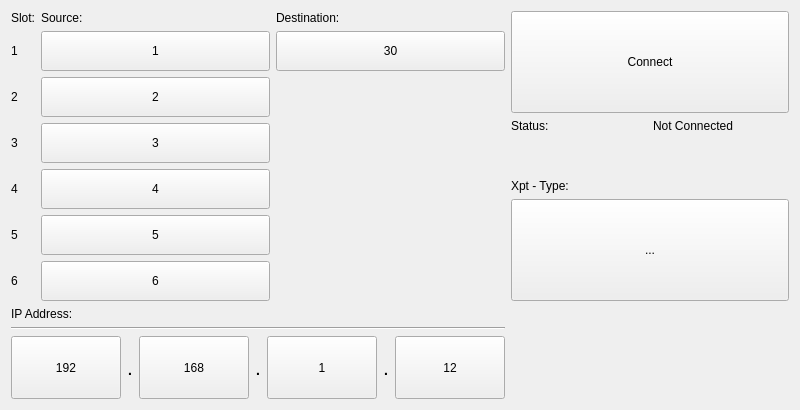
<?xml version="1.0" encoding="UTF-8"?>
<ui version="4.0">
 <class>XptControl</class>
 <widget class="QWidget" name="XptControl">
  <property name="geometry">
   <rect>
    <x>0</x>
    <y>0</y>
    <width>800</width>
    <height>410</height>
   </rect>
  </property>
  <property name="cursor">
   <cursorShape>BlankCursor</cursorShape>
  </property>
  <property name="windowTitle">
   <string>Form</string>
  </property>
  <layout class="QGridLayout" name="gridLayout_4">
   <item row="0" column="0">
    <layout class="QGridLayout" name="gridLayout_2">
     <item row="0" column="0">
      <widget class="QLabel" name="lSlot">
       <property name="sizePolicy">
        <sizepolicy hsizetype="Preferred" vsizetype="Fixed">
         <horstretch>0</horstretch>
         <verstretch>0</verstretch>
        </sizepolicy>
       </property>
       <property name="cursor">
        <cursorShape>BlankCursor</cursorShape>
       </property>
       <property name="text">
        <string>Slot:</string>
       </property>
      </widget>
     </item>
     <item row="0" column="1">
      <widget class="QLabel" name="lSource">
       <property name="sizePolicy">
        <sizepolicy hsizetype="Preferred" vsizetype="Fixed">
         <horstretch>0</horstretch>
         <verstretch>0</verstretch>
        </sizepolicy>
       </property>
       <property name="cursor">
        <cursorShape>BlankCursor</cursorShape>
       </property>
       <property name="text">
        <string>Source:</string>
       </property>
      </widget>
     </item>
     <item row="0" column="2">
      <widget class="QLabel" name="lDestination">
       <property name="sizePolicy">
        <sizepolicy hsizetype="Preferred" vsizetype="Fixed">
         <horstretch>0</horstretch>
         <verstretch>0</verstretch>
        </sizepolicy>
       </property>
       <property name="cursor">
        <cursorShape>BlankCursor</cursorShape>
       </property>
       <property name="text">
        <string>Destination:</string>
       </property>
      </widget>
     </item>
     <item row="1" column="0">
      <widget class="QLabel" name="lSlot1">
       <property name="sizePolicy">
        <sizepolicy hsizetype="Fixed" vsizetype="Fixed">
         <horstretch>0</horstretch>
         <verstretch>0</verstretch>
        </sizepolicy>
       </property>
       <property name="cursor">
        <cursorShape>BlankCursor</cursorShape>
       </property>
       <property name="text">
        <string>1</string>
       </property>
      </widget>
     </item>
     <item row="1" column="1">
      <widget class="QPushButton" name="btSource1">
       <property name="sizePolicy">
        <sizepolicy hsizetype="Minimum" vsizetype="Preferred">
         <horstretch>0</horstretch>
         <verstretch>0</verstretch>
        </sizepolicy>
       </property>
       <property name="minimumSize">
        <size>
         <width>110</width>
         <height>40</height>
        </size>
       </property>
       <property name="cursor">
        <cursorShape>BlankCursor</cursorShape>
       </property>
       <property name="focusPolicy">
        <enum>Qt::NoFocus</enum>
       </property>
       <property name="text">
        <string>1</string>
       </property>
       <property name="checkable">
        <bool>true</bool>
       </property>
       <property name="autoExclusive">
        <bool>true</bool>
       </property>
      </widget>
     </item>
     <item row="1" column="2">
      <widget class="QPushButton" name="btDestination">
       <property name="sizePolicy">
        <sizepolicy hsizetype="Minimum" vsizetype="Preferred">
         <horstretch>0</horstretch>
         <verstretch>0</verstretch>
        </sizepolicy>
       </property>
       <property name="minimumSize">
        <size>
         <width>110</width>
         <height>40</height>
        </size>
       </property>
       <property name="cursor">
        <cursorShape>BlankCursor</cursorShape>
       </property>
       <property name="focusPolicy">
        <enum>Qt::NoFocus</enum>
       </property>
       <property name="text">
        <string>30</string>
       </property>
       <property name="checkable">
        <bool>true</bool>
       </property>
       <property name="autoExclusive">
        <bool>true</bool>
       </property>
      </widget>
     </item>
     <item row="2" column="0">
      <widget class="QLabel" name="lSlot2">
       <property name="sizePolicy">
        <sizepolicy hsizetype="Fixed" vsizetype="Fixed">
         <horstretch>0</horstretch>
         <verstretch>0</verstretch>
        </sizepolicy>
       </property>
       <property name="cursor">
        <cursorShape>BlankCursor</cursorShape>
       </property>
       <property name="text">
        <string>2</string>
       </property>
      </widget>
     </item>
     <item row="3" column="0">
      <widget class="QLabel" name="lSlot3">
       <property name="sizePolicy">
        <sizepolicy hsizetype="Fixed" vsizetype="Fixed">
         <horstretch>0</horstretch>
         <verstretch>0</verstretch>
        </sizepolicy>
       </property>
       <property name="cursor">
        <cursorShape>BlankCursor</cursorShape>
       </property>
       <property name="text">
        <string>3</string>
       </property>
      </widget>
     </item>
     <item row="4" column="0">
      <widget class="QLabel" name="lSlot4">
       <property name="sizePolicy">
        <sizepolicy hsizetype="Fixed" vsizetype="Fixed">
         <horstretch>0</horstretch>
         <verstretch>0</verstretch>
        </sizepolicy>
       </property>
       <property name="cursor">
        <cursorShape>BlankCursor</cursorShape>
       </property>
       <property name="text">
        <string>4</string>
       </property>
      </widget>
     </item>
     <item row="5" column="0">
      <widget class="QLabel" name="lSlot5">
       <property name="sizePolicy">
        <sizepolicy hsizetype="Fixed" vsizetype="Fixed">
         <horstretch>0</horstretch>
         <verstretch>0</verstretch>
        </sizepolicy>
       </property>
       <property name="cursor">
        <cursorShape>BlankCursor</cursorShape>
       </property>
       <property name="text">
        <string>5</string>
       </property>
      </widget>
     </item>
     <item row="6" column="0">
      <widget class="QLabel" name="lSlot6">
       <property name="sizePolicy">
        <sizepolicy hsizetype="Fixed" vsizetype="Fixed">
         <horstretch>0</horstretch>
         <verstretch>0</verstretch>
        </sizepolicy>
       </property>
       <property name="cursor">
        <cursorShape>BlankCursor</cursorShape>
       </property>
       <property name="text">
        <string>6</string>
       </property>
      </widget>
     </item>
     <item row="2" column="1">
      <widget class="QPushButton" name="btSource2">
       <property name="sizePolicy">
        <sizepolicy hsizetype="Minimum" vsizetype="Preferred">
         <horstretch>0</horstretch>
         <verstretch>0</verstretch>
        </sizepolicy>
       </property>
       <property name="minimumSize">
        <size>
         <width>110</width>
         <height>40</height>
        </size>
       </property>
       <property name="cursor">
        <cursorShape>BlankCursor</cursorShape>
       </property>
       <property name="focusPolicy">
        <enum>Qt::NoFocus</enum>
       </property>
       <property name="text">
        <string>2</string>
       </property>
       <property name="checkable">
        <bool>true</bool>
       </property>
       <property name="autoExclusive">
        <bool>true</bool>
       </property>
      </widget>
     </item>
     <item row="3" column="1">
      <widget class="QPushButton" name="btSource3">
       <property name="sizePolicy">
        <sizepolicy hsizetype="Minimum" vsizetype="Preferred">
         <horstretch>0</horstretch>
         <verstretch>0</verstretch>
        </sizepolicy>
       </property>
       <property name="minimumSize">
        <size>
         <width>110</width>
         <height>40</height>
        </size>
       </property>
       <property name="cursor">
        <cursorShape>BlankCursor</cursorShape>
       </property>
       <property name="focusPolicy">
        <enum>Qt::NoFocus</enum>
       </property>
       <property name="text">
        <string>3</string>
       </property>
       <property name="checkable">
        <bool>true</bool>
       </property>
       <property name="autoExclusive">
        <bool>true</bool>
       </property>
      </widget>
     </item>
     <item row="4" column="1">
      <widget class="QPushButton" name="btSource4">
       <property name="sizePolicy">
        <sizepolicy hsizetype="Minimum" vsizetype="Preferred">
         <horstretch>0</horstretch>
         <verstretch>0</verstretch>
        </sizepolicy>
       </property>
       <property name="minimumSize">
        <size>
         <width>110</width>
         <height>40</height>
        </size>
       </property>
       <property name="cursor">
        <cursorShape>BlankCursor</cursorShape>
       </property>
       <property name="focusPolicy">
        <enum>Qt::NoFocus</enum>
       </property>
       <property name="text">
        <string>4</string>
       </property>
       <property name="checkable">
        <bool>true</bool>
       </property>
       <property name="autoExclusive">
        <bool>true</bool>
       </property>
      </widget>
     </item>
     <item row="5" column="1">
      <widget class="QPushButton" name="btSource5">
       <property name="sizePolicy">
        <sizepolicy hsizetype="Minimum" vsizetype="Preferred">
         <horstretch>0</horstretch>
         <verstretch>0</verstretch>
        </sizepolicy>
       </property>
       <property name="minimumSize">
        <size>
         <width>110</width>
         <height>40</height>
        </size>
       </property>
       <property name="cursor">
        <cursorShape>BlankCursor</cursorShape>
       </property>
       <property name="focusPolicy">
        <enum>Qt::NoFocus</enum>
       </property>
       <property name="text">
        <string>5</string>
       </property>
       <property name="checkable">
        <bool>true</bool>
       </property>
       <property name="autoExclusive">
        <bool>true</bool>
       </property>
      </widget>
     </item>
     <item row="6" column="1">
      <widget class="QPushButton" name="btSource6">
       <property name="sizePolicy">
        <sizepolicy hsizetype="Minimum" vsizetype="Preferred">
         <horstretch>0</horstretch>
         <verstretch>0</verstretch>
        </sizepolicy>
       </property>
       <property name="minimumSize">
        <size>
         <width>110</width>
         <height>40</height>
        </size>
       </property>
       <property name="cursor">
        <cursorShape>BlankCursor</cursorShape>
       </property>
       <property name="focusPolicy">
        <enum>Qt::NoFocus</enum>
       </property>
       <property name="text">
        <string>6</string>
       </property>
       <property name="checkable">
        <bool>true</bool>
       </property>
       <property name="autoExclusive">
        <bool>true</bool>
       </property>
      </widget>
     </item>
    </layout>
   </item>
   <item row="0" column="1">
    <layout class="QGridLayout" name="gridLayout_3">
     <item row="0" column="0" colspan="2">
      <widget class="QPushButton" name="btConnect">
       <property name="sizePolicy">
        <sizepolicy hsizetype="Minimum" vsizetype="Preferred">
         <horstretch>0</horstretch>
         <verstretch>0</verstretch>
        </sizepolicy>
       </property>
       <property name="minimumSize">
        <size>
         <width>110</width>
         <height>40</height>
        </size>
       </property>
       <property name="cursor">
        <cursorShape>BlankCursor</cursorShape>
       </property>
       <property name="focusPolicy">
        <enum>Qt::NoFocus</enum>
       </property>
       <property name="text">
        <string>Connect</string>
       </property>
       <property name="checkable">
        <bool>true</bool>
       </property>
      </widget>
     </item>
     <item row="4" column="0" colspan="2">
      <widget class="QToolButton" name="toolButton">
       <property name="sizePolicy">
        <sizepolicy hsizetype="Preferred" vsizetype="Preferred">
         <horstretch>0</horstretch>
         <verstretch>0</verstretch>
        </sizepolicy>
       </property>
       <property name="cursor">
        <cursorShape>BlankCursor</cursorShape>
       </property>
       <property name="focusPolicy">
        <enum>Qt::NoFocus</enum>
       </property>
       <property name="text">
        <string>...</string>
       </property>
      </widget>
     </item>
     <item row="1" column="0">
      <widget class="QLabel" name="lIStatus">
       <property name="sizePolicy">
        <sizepolicy hsizetype="Preferred" vsizetype="Fixed">
         <horstretch>0</horstretch>
         <verstretch>0</verstretch>
        </sizepolicy>
       </property>
       <property name="text">
        <string>Status:</string>
       </property>
      </widget>
     </item>
     <item row="3" column="0">
      <widget class="QLabel" name="label">
       <property name="sizePolicy">
        <sizepolicy hsizetype="Preferred" vsizetype="Fixed">
         <horstretch>0</horstretch>
         <verstretch>0</verstretch>
        </sizepolicy>
       </property>
       <property name="text">
        <string>Xpt - Type:</string>
       </property>
      </widget>
     </item>
     <item row="1" column="1">
      <widget class="QLabel" name="lStatus">
       <property name="sizePolicy">
        <sizepolicy hsizetype="Preferred" vsizetype="Fixed">
         <horstretch>0</horstretch>
         <verstretch>0</verstretch>
        </sizepolicy>
       </property>
       <property name="text">
        <string>Not Connected</string>
       </property>
      </widget>
     </item>
     <item row="2" column="0">
      <spacer name="verticalSpacer">
       <property name="orientation">
        <enum>Qt::Vertical</enum>
       </property>
       <property name="sizeType">
        <enum>QSizePolicy::Minimum</enum>
       </property>
       <property name="sizeHint" stdset="0">
        <size>
         <width>20</width>
         <height>40</height>
        </size>
       </property>
      </spacer>
     </item>
    </layout>
   </item>
   <item row="1" column="0">
    <layout class="QGridLayout" name="gridLayout">
     <item row="2" column="3">
      <widget class="QLabel" name="lDot_2">
       <property name="sizePolicy">
        <sizepolicy hsizetype="Minimum" vsizetype="Minimum">
         <horstretch>0</horstretch>
         <verstretch>0</verstretch>
        </sizepolicy>
       </property>
       <property name="font">
        <font>
         <pointsize>16</pointsize>
        </font>
       </property>
       <property name="cursor">
        <cursorShape>BlankCursor</cursorShape>
       </property>
       <property name="text">
        <string>.</string>
       </property>
      </widget>
     </item>
     <item row="2" column="1">
      <widget class="QLabel" name="lDot">
       <property name="sizePolicy">
        <sizepolicy hsizetype="Minimum" vsizetype="Minimum">
         <horstretch>0</horstretch>
         <verstretch>0</verstretch>
        </sizepolicy>
       </property>
       <property name="font">
        <font>
         <pointsize>16</pointsize>
        </font>
       </property>
       <property name="cursor">
        <cursorShape>BlankCursor</cursorShape>
       </property>
       <property name="text">
        <string>.</string>
       </property>
      </widget>
     </item>
     <item row="2" column="2">
      <widget class="QPushButton" name="btXPTIp_2">
       <property name="sizePolicy">
        <sizepolicy hsizetype="Minimum" vsizetype="Preferred">
         <horstretch>0</horstretch>
         <verstretch>0</verstretch>
        </sizepolicy>
       </property>
       <property name="minimumSize">
        <size>
         <width>110</width>
         <height>40</height>
        </size>
       </property>
       <property name="cursor">
        <cursorShape>BlankCursor</cursorShape>
       </property>
       <property name="focusPolicy">
        <enum>Qt::NoFocus</enum>
       </property>
       <property name="text">
        <string>168</string>
       </property>
       <property name="checkable">
        <bool>true</bool>
       </property>
       <property name="autoExclusive">
        <bool>true</bool>
       </property>
      </widget>
     </item>
     <item row="2" column="5">
      <widget class="QLabel" name="lDot_3">
       <property name="sizePolicy">
        <sizepolicy hsizetype="Minimum" vsizetype="Minimum">
         <horstretch>0</horstretch>
         <verstretch>0</verstretch>
        </sizepolicy>
       </property>
       <property name="font">
        <font>
         <pointsize>16</pointsize>
        </font>
       </property>
       <property name="cursor">
        <cursorShape>BlankCursor</cursorShape>
       </property>
       <property name="text">
        <string>.</string>
       </property>
      </widget>
     </item>
     <item row="2" column="4">
      <widget class="QPushButton" name="btXPTIp_3">
       <property name="sizePolicy">
        <sizepolicy hsizetype="Minimum" vsizetype="Preferred">
         <horstretch>0</horstretch>
         <verstretch>0</verstretch>
        </sizepolicy>
       </property>
       <property name="minimumSize">
        <size>
         <width>110</width>
         <height>40</height>
        </size>
       </property>
       <property name="cursor">
        <cursorShape>BlankCursor</cursorShape>
       </property>
       <property name="focusPolicy">
        <enum>Qt::NoFocus</enum>
       </property>
       <property name="text">
        <string>1</string>
       </property>
       <property name="checkable">
        <bool>true</bool>
       </property>
       <property name="autoExclusive">
        <bool>true</bool>
       </property>
      </widget>
     </item>
     <item row="2" column="6">
      <widget class="QPushButton" name="btXPTIp_4">
       <property name="sizePolicy">
        <sizepolicy hsizetype="Minimum" vsizetype="Preferred">
         <horstretch>0</horstretch>
         <verstretch>0</verstretch>
        </sizepolicy>
       </property>
       <property name="minimumSize">
        <size>
         <width>110</width>
         <height>40</height>
        </size>
       </property>
       <property name="cursor">
        <cursorShape>BlankCursor</cursorShape>
       </property>
       <property name="focusPolicy">
        <enum>Qt::NoFocus</enum>
       </property>
       <property name="text">
        <string>12</string>
       </property>
       <property name="checkable">
        <bool>true</bool>
       </property>
       <property name="autoExclusive">
        <bool>true</bool>
       </property>
      </widget>
     </item>
     <item row="1" column="0" colspan="7">
      <widget class="Line" name="line">
       <property name="orientation">
        <enum>Qt::Horizontal</enum>
       </property>
      </widget>
     </item>
     <item row="0" column="0">
      <widget class="QLabel" name="lIpAddress">
       <property name="sizePolicy">
        <sizepolicy hsizetype="Preferred" vsizetype="Fixed">
         <horstretch>0</horstretch>
         <verstretch>0</verstretch>
        </sizepolicy>
       </property>
       <property name="text">
        <string>IP Address:</string>
       </property>
      </widget>
     </item>
     <item row="2" column="0">
      <widget class="QPushButton" name="btXPTIp_1">
       <property name="sizePolicy">
        <sizepolicy hsizetype="Minimum" vsizetype="Preferred">
         <horstretch>0</horstretch>
         <verstretch>0</verstretch>
        </sizepolicy>
       </property>
       <property name="minimumSize">
        <size>
         <width>110</width>
         <height>40</height>
        </size>
       </property>
       <property name="cursor">
        <cursorShape>BlankCursor</cursorShape>
       </property>
       <property name="focusPolicy">
        <enum>Qt::NoFocus</enum>
       </property>
       <property name="text">
        <string>192</string>
       </property>
       <property name="checkable">
        <bool>true</bool>
       </property>
       <property name="autoExclusive">
        <bool>true</bool>
       </property>
      </widget>
     </item>
    </layout>
   </item>
  </layout>
 </widget>
 <resources/>
 <connections/>
</ui>
